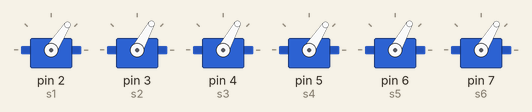
Bench run of a sketch on a simulated Arduino Uno, built with avr-gcc and run on an emulated ATmega328P. Parts: 6 × servo. At 10.0 s the program stops and its outputs stay as they are.

Above: at 0.05 s.
At 0.75 s:
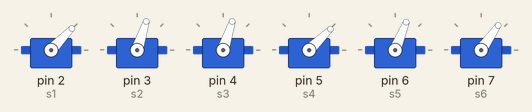
At 1.85 s:
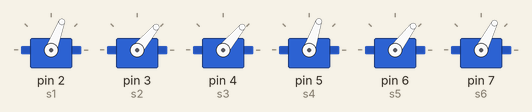
Timing chart, 0 to 4.6 s (numbered marks = the images above):
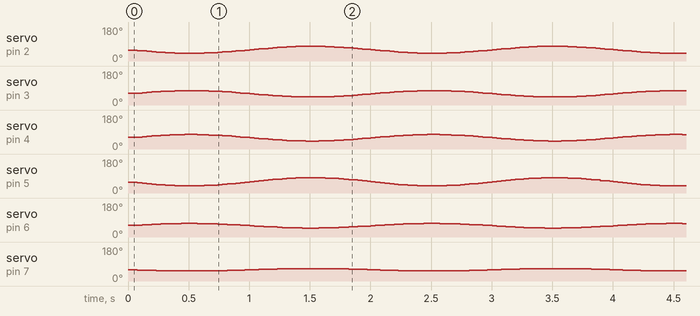

The sketch:

SPTrajectoryCode.ino
```cpp
//*********************************************************************STEWART PLATFORM TRAJECTORY TRACKING****************************************************************

#include<Servo.h>
Servo s1,s2,s3,s4,s5,s6;

void setup() {
  // put your setup code here, to run once:

s1.attach(2);
s2.attach(3);
s3.attach(4);
s4.attach(5);
s5.attach(6);
s6.attach(7);

}

void loop() {
  // put your main code here, to run repeatedly:

//length=zeros(6,1);

  float x=0.03;
  float y=0.03;
  float vert=0.0;
  float z=0.293+vert; //29.3cm is the distance between two platforms.This length can vary depending on the lengths of the legs of the platform
  float phi=0.0;
  float theta=0.0;
  float psi=0.0;

  float gammap1,gammab1,rp,rb,hp;

  float pi=3.14159;
  int i,j,k;
  float leg=0.3202;//This is the fixed leg length


gammap1=8; //Look at the figure to know what this angle is
float gammap[6] = {gammap1,120-gammap1, 120+gammap1, -120-gammap1,-120+gammap1,-gammap1};//These are the angles between the X axis and the position on the platform where
                                                                                         //legs are attached to the platform

gammab1 = 20; // Look at the figure to know what this angle is
float gammab[6] = {gammab1,120-gammab1, 120+gammab1, -120-gammab1,-120+gammab1,-gammab1};//These are the angles between the X axis and the location of the servos from the
                                                                                        //origin
rp = 0.10; // radius of platform ,in meter
rb = 0.20;  // radius of base,in meter
hp = 0.01;   // platform nominal height ,in meter


float spsi = sin(psi*pi/180 );
float cpsi = cos(psi*pi/180 );
float sthe = sin(theta*pi/180 );
float cthe = cos(theta*pi/180 );
float sphi = sin(phi*pi/180 );
float cphi = cos(phi*pi/180 );


float bRp[3][3];// rotation matrix R
bRp[0][0] = cphi * cthe ;
bRp[0][1] = -sphi * cpsi + cphi * sthe * spsi ;
bRp[0][2] = sphi * spsi + cphi * sthe * cpsi ;
bRp[1][0] = sphi * cthe ;
bRp[1][1] = cphi * cpsi + sphi * sthe * spsi ;
bRp[1][2] = -cphi * spsi + sphi * sthe * cpsi ;
bRp[2][0] = -sthe ;
bRp[2][1] = cthe * spsi ;
bRp[2][2] = cthe * cpsi ;
// fixed vector of pp


float pp[3][6];// Fixed vector of pp-Vectors from platform origin to platform leg attachment points on the platform

  for(j=0;j<6;j++)
  {
    pp[0][j]=rp*cos(gammap[j]*pi/180);
  }

   for(j=0;j<6;j++)
   {
    pp[1][j]=rp*sin(gammap[j]*pi/180);
   }

  for(j=0;j<6;j++)
  {
    pp[2][j]=hp/2;
  }


  //Serial.println(pp[1][3],4);
  // Serial.println(pp[2][1],4);

 float bb[3][6];//Fixed vector of bb:bb contains the vector from the base origin to the points on the base where servos are kept

for(j=0;j<6;j++)
  {
    bb[0][j]=rb*cos(gammab[j]*pi/180);
  }

   for(j=0;j<6;j++)
   {
    bb[1][j]=rb*sin(gammab[j]*pi/180);
   }

  for(j=0;j<6;j++)
  {
    bb[2][j]=0;
  }


float bdp[3]={x,y,z};//bdp is the vector from the base to platform origin

//bDp = {bdp,bdp,bdp,bdp,bdp,bdp} ;
float bDp[3][6];

for(i=0;i<3;i++)
{
  for(j=0;j<6;j++)
  {
    bDp[i][j]=bdp[i];
  }
}

//bDp = {bdp,bdp,bdp,bdp,bdp,bdp} ;
float qq[3][6];
 for (i = 0; i < 3; i++)
    {
        for (j = 0; j < 6; j++)
        {
           qq[i][j] = 0;
            for (k = 0; k < 3; k++)
            {
               qq[i][j] += bRp[i][k] * pp[k][j];
            }
        }
    }

for(i=0;i<3;i++)
{
  for(j=0;j<6;j++)
  {
    qq[i][j]=qq[i][j]+bDp[i][j];
  }
}

//qq=bRp*pp+bDp;
//bA = bRp*pp +bDp - bb ;

//bA contains the actuator vectors
float bA[3][6];
for(i=0;i<3;i++)
{
  for(j=0;j<6;j++)
  {
    bA[i][j]=0;
  }
}


for(i=0;i<3;i++)
{
  for(j=0;j<6;j++)
  {
    bA[i][j]=bA[i][j]+qq[i][j]-bb[i][j];
  }
}
//bA;

float L[3][6];//L contains the coordinates of the platform attachment points from a reference frame where location of the servo is the origin
              //This is done for ease of calculation: Refer report

float rot[3][3][6];//rot contains all the 6 rotation matrices to transform the base origin to each of the 6 servo origins

for(k=0;k<6;k++)
{
rot[0][0][k]=cos(gammab[k]*pi/180);
rot[0][1][k]=sin(gammab[k]*pi/180);
rot[0][2][k]=0;
rot[1][0][k]=-sin(gammab[k]*pi/180);
rot[1][1][k]=cos(gammab[k]*pi/180);
rot[1][2][k]=0;
rot[2][0][k]=0;
rot[2][1][k]=0;
rot[2][2][k]=1;
}


int m=0;
for(m=0;m<6;m++)
{
 for (i = 0; i < 3; i++)
    {

           L[i][m] = 0;
            for (k = 0; k < 3; k++)
            {
               L[i][m] += rot[i][k][m] * bA[k][m];
            }

    }
}


float r[3]={rb,0,0};
for(i=0;i<6;i++)
{
  for(j=0;j<3;j++)
  {
    L[j][i]-=r[j];
  }
}

 float len [6];
 float temp=0;
for(i=0;i<6;i++)
{
  temp=0.0;
  for(j=0;j<3;j++)
  {
   temp=temp+(bA[j][i]*bA[j][i]);
  }
  len[i]=sqrt(temp);
}
// Serial.println(len[1],5);


float servoangt[6][2];//Temporary servoangles before correcting for offset
float offset1[6]={10.2575,18.9046,10.2575,18.9046,10.2575,18.9046};// These are the offsets to be corrected for
float offset2[6]={-180,-180,-180,-180,-180,-180};
float a,b,c;
float s=0.045; //This is the servo arm length
for (i=0;i<6;i++)
{
    a=2*s*L[1][i];
    b=2*s*L[2][i];
    c=leg*leg-(len[i]*len[i]);

     servoangt[i][0]=(acos(-c/(sqrt(a*a+b*b)))+atan2(b,a))*180/pi+offset2[i]-10.2575;

    servoangt[i][1]=(-acos(-c/(sqrt(a*a+b*b)))+atan2(b,a))*(180/pi)+offset1[i];
}


float servoang[6]={0,0,0,0,0,0};// Initialising the servo angles
float offset[6]={-8.1635,8.1635,-8.1635,8.1635,-8.1635,8.1635};
for (i=0;i<6;i++)
{
    if((i+1)%2==0)

    servoang[i]=servoangt[i][0]+offset[i];

    else
      servoang[i]=servoangt[i][1]+offset[i];


}


s1.write(60);
s2.write(60);
s3.write(60);
s4.write(60);
s5.write(60);
s6.write(60);
unsigned long time;
time=millis();
   float freq=0.5;

// Giving inputs to all the 6 servos

while(millis()<10000)
{


    s1.write(60+(servoang[0]*sin((2*pi*freq*millis()*0.001))));
    s2.write(60+(servoang[1]*sin((2*pi*freq*millis()*0.001))));
    s3.write(60+(servoang[2]*sin((2*pi*freq*millis()*0.001))));
    s4.write(60+(servoang[3]*sin((2*pi*freq*millis()*0.001))));
    s5.write(60+(servoang[4]*sin((2*pi*freq*millis()*0.001))));
    s6.write(60+(servoang[5]*sin((2*pi*freq*millis()*0.001))));


}
//All the servos will go back to the home position after the motion

s1.write(60);
s2.write(60);
s3.write(60);
s4.write(60);
s5.write(60);
s6.write(60);

while(1)
{
  ;
}

}
```
